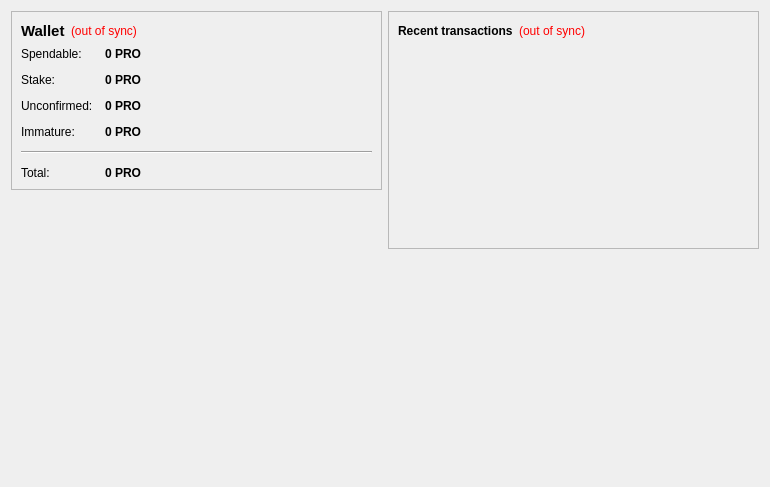
<?xml version="1.0" encoding="UTF-8"?>
<ui version="4.0">
 <class>OverviewPage</class>
 <widget class="QWidget" name="OverviewPage">
  <property name="geometry">
   <rect>
    <x>0</x>
    <y>0</y>
    <width>770</width>
    <height>487</height>
   </rect>
  </property>
  <property name="windowTitle">
   <string>Form</string>
  </property>
  <layout class="QHBoxLayout" name="horizontalLayout" stretch="1,1">
   <item>
    <layout class="QVBoxLayout" name="verticalLayout_2">
     <item>
      <widget class="QFrame" name="frame">
       <property name="frameShape">
        <enum>QFrame::StyledPanel</enum>
       </property>
       <property name="frameShadow">
        <enum>QFrame::Raised</enum>
       </property>
       <layout class="QVBoxLayout" name="verticalLayout_4">
        <item>
         <layout class="QHBoxLayout" name="horizontalLayout_4">
          <item>
           <widget class="QLabel" name="label_5">
            <property name="font">
             <font>
              <pointsize>11</pointsize>
              <weight>75</weight>
              <bold>true</bold>
             </font>
            </property>
            <property name="text">
             <string>Wallet</string>
            </property>
           </widget>
          </item>
          <item>
           <widget class="QLabel" name="labelWalletStatus">
            <property name="toolTip">
             <string>The displayed information may be out of date. Your wallet automatically synchronizes with the PRO network after a connection is established, but this process has not completed yet.</string>
            </property>
            <property name="styleSheet">
             <string notr="true">QLabel { color: red; }</string>
            </property>
            <property name="text">
             <string notr="true">(out of sync)</string>
            </property>
            <property name="alignment">
             <set>Qt::AlignLeading|Qt::AlignLeft|Qt::AlignVCenter</set>
            </property>
           </widget>
          </item>
          <item>
           <spacer name="horizontalSpacer_2">
            <property name="orientation">
             <enum>Qt::Horizontal</enum>
            </property>
            <property name="sizeHint" stdset="0">
             <size>
              <width>40</width>
              <height>20</height>
             </size>
            </property>
           </spacer>
          </item>
         </layout>
        </item>
        <item>
         <layout class="QFormLayout" name="formLayout_2">
          <property name="fieldGrowthPolicy">
           <enum>QFormLayout::AllNonFixedFieldsGrow</enum>
          </property>
          <property name="horizontalSpacing">
           <number>12</number>
          </property>
          <property name="verticalSpacing">
           <number>12</number>
          </property>
          <item row="0" column="0">
           <widget class="QLabel" name="label">
            <property name="text">
             <string>Spendable:</string>
            </property>
           </widget>
          </item>
          <item row="0" column="1">
           <widget class="QLabel" name="labelBalance">
            <property name="font">
             <font>
              <weight>75</weight>
              <bold>true</bold>
             </font>
            </property>
            <property name="cursor">
             <cursorShape>IBeamCursor</cursorShape>
            </property>
            <property name="toolTip">
             <string>Your current spendable balance</string>
            </property>
            <property name="text">
             <string notr="true">0 PRO</string>
            </property>
            <property name="textInteractionFlags">
             <set>Qt::LinksAccessibleByMouse|Qt::TextSelectableByKeyboard|Qt::TextSelectableByMouse</set>
            </property>
           </widget>
          </item>
          <item row="1" column="0">
           <widget class="QLabel" name="label_6">
            <property name="text">
             <string>Stake:</string>
            </property>
           </widget>
          </item>
          <item row="1" column="1">
           <widget class="QLabel" name="labelStake">
            <property name="font">
             <font>
              <weight>75</weight>
              <bold>true</bold>
             </font>
            </property>
            <property name="cursor">
             <cursorShape>IBeamCursor</cursorShape>
            </property>
            <property name="toolTip">
             <string>Total of coins that was staked, and do not yet count toward the current balance</string>
            </property>
            <property name="text">
             <string notr="true">0 PRO</string>
            </property>
            <property name="textInteractionFlags">
             <set>Qt::LinksAccessibleByMouse|Qt::TextSelectableByKeyboard|Qt::TextSelectableByMouse</set>
            </property>
           </widget>
          </item>
          <item row="2" column="0">
           <widget class="QLabel" name="label_3">
            <property name="text">
             <string>Unconfirmed:</string>
            </property>
           </widget>
          </item>
          <item row="2" column="1">
           <widget class="QLabel" name="labelUnconfirmed">
            <property name="font">
             <font>
              <weight>75</weight>
              <bold>true</bold>
             </font>
            </property>
            <property name="cursor">
             <cursorShape>IBeamCursor</cursorShape>
            </property>
            <property name="toolTip">
             <string>Total of transactions that have yet to be confirmed, and do not yet count toward the current balance</string>
            </property>
            <property name="text">
             <string notr="true">0 PRO</string>
            </property>
            <property name="textInteractionFlags">
             <set>Qt::LinksAccessibleByMouse|Qt::TextSelectableByKeyboard|Qt::TextSelectableByMouse</set>
            </property>
           </widget>
          </item>
          <item row="3" column="0">
           <widget class="QLabel" name="labelImmatureText">
            <property name="text">
             <string>Immature:</string>
            </property>
           </widget>
          </item>
          <item row="3" column="1">
           <widget class="QLabel" name="labelImmature">
            <property name="font">
             <font>
              <weight>75</weight>
              <bold>true</bold>
             </font>
            </property>
            <property name="toolTip">
             <string>Mined balance that has not yet matured</string>
            </property>
            <property name="text">
             <string notr="true">0 PRO</string>
            </property>
            <property name="textInteractionFlags">
             <set>Qt::LinksAccessibleByMouse|Qt::TextSelectableByKeyboard|Qt::TextSelectableByMouse</set>
            </property>
           </widget>
          </item>
          <item row="4" column="0" colspan="2">
           <widget class="Line" name="line">
            <property name="orientation">
             <enum>Qt::Horizontal</enum>
            </property>
           </widget>
          </item>
          <item row="5" column="0">
           <widget class="QLabel" name="labelTotalText">
            <property name="text">
             <string>Total:</string>
            </property>
           </widget>
          </item>
          <item row="5" column="1">
           <widget class="QLabel" name="labelTotal">
            <property name="font">
             <font>
              <weight>75</weight>
              <bold>true</bold>
             </font>
            </property>
            <property name="cursor">
             <cursorShape>IBeamCursor</cursorShape>
            </property>
            <property name="toolTip">
             <string>Your current total balance</string>
            </property>
            <property name="text">
             <string notr="true">0 PRO</string>
            </property>
            <property name="textInteractionFlags">
             <set>Qt::LinksAccessibleByMouse|Qt::TextSelectableByKeyboard|Qt::TextSelectableByMouse</set>
            </property>
           </widget>
          </item>
         </layout>
        </item>
       </layout>
      </widget>
     </item>
     <item>
      <spacer name="verticalSpacer">
       <property name="orientation">
        <enum>Qt::Vertical</enum>
       </property>
       <property name="sizeHint" stdset="0">
        <size>
         <width>20</width>
         <height>40</height>
        </size>
       </property>
      </spacer>
     </item>
     <item>
      <widget class="QLabel" name="label_2">
       <property name="autoFillBackground">
        <bool>true</bool>
       </property>
       <property name="text">
        <string/>
       </property>
       <property name="pixmap">
        <pixmap resource="../bitcoin.qrc">:/icons/techbg</pixmap>
       </property>
       <property name="scaledContents">
        <bool>false</bool>
       </property>
       <property name="margin">
        <number>0</number>
       </property>
      </widget>
     </item>
    </layout>
   </item>
   <item>
    <layout class="QVBoxLayout" name="verticalLayout_3">
     <item>
      <widget class="QFrame" name="frame_2">
       <property name="frameShape">
        <enum>QFrame::StyledPanel</enum>
       </property>
       <property name="frameShadow">
        <enum>QFrame::Raised</enum>
       </property>
       <layout class="QVBoxLayout" name="verticalLayout">
        <item>
         <layout class="QHBoxLayout" name="horizontalLayout_2">
          <item>
           <widget class="QLabel" name="label_4">
            <property name="text">
             <string>&lt;b&gt;Recent transactions&lt;/b&gt;</string>
            </property>
           </widget>
          </item>
          <item>
           <widget class="QLabel" name="labelTransactionsStatus">
            <property name="toolTip">
             <string>The displayed information may be out of date. Your wallet automatically synchronizes with the PRO network after a connection is established, but this process has not completed yet.</string>
            </property>
            <property name="styleSheet">
             <string notr="true">QLabel { color: red; }</string>
            </property>
            <property name="text">
             <string notr="true">(out of sync)</string>
            </property>
            <property name="alignment">
             <set>Qt::AlignRight|Qt::AlignTrailing|Qt::AlignVCenter</set>
            </property>
           </widget>
          </item>
          <item>
           <spacer name="horizontalSpacer">
            <property name="orientation">
             <enum>Qt::Horizontal</enum>
            </property>
            <property name="sizeHint" stdset="0">
             <size>
              <width>40</width>
              <height>20</height>
             </size>
            </property>
           </spacer>
          </item>
         </layout>
        </item>
        <item>
         <widget class="QListView" name="listTransactions">
          <property name="styleSheet">
           <string notr="true">QListView { background: transparent; }</string>
          </property>
          <property name="frameShape">
           <enum>QFrame::NoFrame</enum>
          </property>
          <property name="verticalScrollBarPolicy">
           <enum>Qt::ScrollBarAlwaysOff</enum>
          </property>
          <property name="horizontalScrollBarPolicy">
           <enum>Qt::ScrollBarAlwaysOff</enum>
          </property>
          <property name="selectionMode">
           <enum>QAbstractItemView::NoSelection</enum>
          </property>
         </widget>
        </item>
       </layout>
      </widget>
     </item>
     <item>
      <spacer name="verticalSpacer_2">
       <property name="orientation">
        <enum>Qt::Vertical</enum>
       </property>
       <property name="sizeHint" stdset="0">
        <size>
         <width>20</width>
         <height>40</height>
        </size>
       </property>
      </spacer>
     </item>
    </layout>
   </item>
  </layout>
 </widget>
 <resources/>
 <connections/>
</ui>
